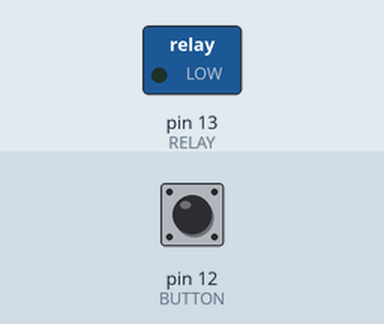
The sketch below on a simulated Arduino Uno, built with avr-gcc and run on an emulated ATmega328P. Shown: switched loads named in the sketch (green lamp = pin HIGH). The inputs (shaded band) are chosen by the test bench; at power-on: pin 12 (BUTTON) HIGH.

Above: at 1.2 s.
1.3 s: pin 12 (BUTTON) pulled LOW for 0.15 s
At 2.3 s:
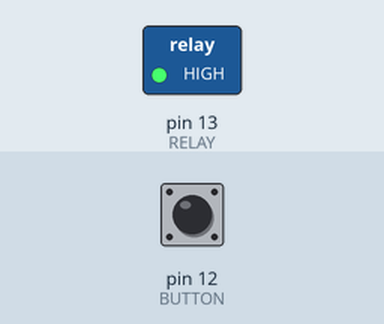
2.9 s: pin 12 (BUTTON) pulled LOW for 1 s
At 3.7 s:
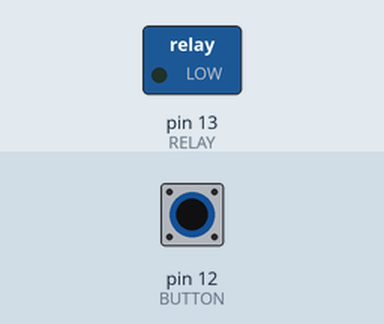
5.4 s: pin 12 (BUTTON) pulled LOW for 3.2 s
At 5.7 s:
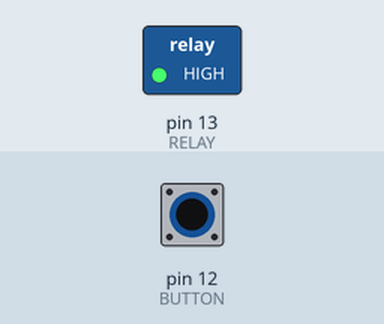
Timing chart, 0 to 8.4 s (numbered marks = the images above; inputs shaded):
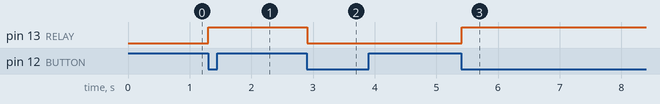

The sketch:

stadium.ino
```cpp
#define BUTTON 12
#define RELAY 13

int relay_state = 0;
int button_state = 0;

void setup() {
  pinMode(BUTTON, INPUT_PULLUP);
  pinMode(RELAY, OUTPUT);
}

void loop() {
  Serial.println(button_state);
  delay(10);
  if(digitalRead(BUTTON) == LOW) {
    if(button_state == 0) {
      button_state = 1;
      relay_state = ~relay_state;
      digitalWrite(RELAY, relay_state);
    }
  } else {
    button_state = 0;
  }
}
```

Measured:
- after the input at 1.3 s, pin 13 (RELAY): LOW → HIGH at once
- after the input at 2.9 s, pin 13 (RELAY): HIGH → LOW at once
- after the input at 5.4 s, pin 13 (RELAY): LOW → HIGH at once
